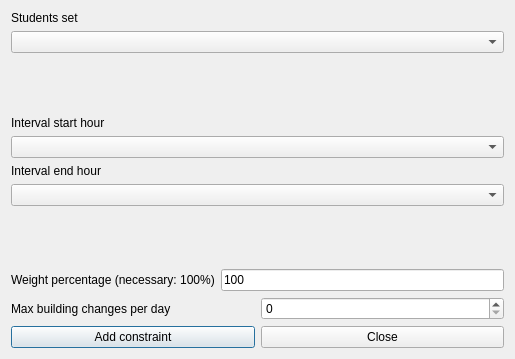
<?xml version="1.0" encoding="UTF-8"?>
<ui version="4.0">
 <class>AddConstraintStudentsSetMaxBuildingChangesPerDayInIntervalForm_template</class>
 <widget class="QDialog" name="AddConstraintStudentsSetMaxBuildingChangesPerDayInIntervalForm_template">
  <property name="geometry">
   <rect>
    <x>0</x>
    <y>0</y>
    <width>514</width>
    <height>359</height>
   </rect>
  </property>
  <property name="windowTitle">
   <string extracomment="This is the title of the dialog to add a new constraint of this type">Add students set max building changes per day in interval</string>
  </property>
  <layout class="QGridLayout" name="gridLayout">
   <item row="0" column="0">
    <layout class="QVBoxLayout">
     <item>
      <widget class="QLabel" name="studentsTextLabel">
       <property name="frameShape">
        <enum>QFrame::NoFrame</enum>
       </property>
       <property name="frameShadow">
        <enum>QFrame::Plain</enum>
       </property>
       <property name="text">
        <string>Students set</string>
       </property>
       <property name="wordWrap">
        <bool>false</bool>
       </property>
      </widget>
     </item>
     <item>
      <widget class="QComboBox" name="studentsComboBox">
       <property name="editable">
        <bool>false</bool>
       </property>
       <property name="insertPolicy">
        <enum>QComboBox::NoInsert</enum>
       </property>
       <property name="duplicatesEnabled">
        <bool>false</bool>
       </property>
      </widget>
     </item>
    </layout>
   </item>
   <item row="1" column="0">
    <spacer name="spacer1">
     <property name="orientation">
      <enum>Qt::Vertical</enum>
     </property>
     <property name="sizeType">
      <enum>QSizePolicy::Expanding</enum>
     </property>
     <property name="sizeHint" stdset="0">
      <size>
       <width>20</width>
       <height>21</height>
      </size>
     </property>
    </spacer>
   </item>
   <item row="2" column="0">
    <layout class="QVBoxLayout" name="verticalLayout">
     <item>
      <widget class="QLabel" name="startTextLabel">
       <property name="frameShape">
        <enum>QFrame::NoFrame</enum>
       </property>
       <property name="frameShadow">
        <enum>QFrame::Plain</enum>
       </property>
       <property name="text">
        <string>Interval start hour</string>
       </property>
       <property name="wordWrap">
        <bool>false</bool>
       </property>
      </widget>
     </item>
     <item>
      <widget class="QComboBox" name="startHourComboBox">
       <property name="editable">
        <bool>false</bool>
       </property>
       <property name="insertPolicy">
        <enum>QComboBox::NoInsert</enum>
       </property>
       <property name="duplicatesEnabled">
        <bool>false</bool>
       </property>
      </widget>
     </item>
    </layout>
   </item>
   <item row="3" column="0">
    <layout class="QVBoxLayout" name="verticalLayout_2">
     <item>
      <widget class="QLabel" name="endTextLabel">
       <property name="frameShape">
        <enum>QFrame::NoFrame</enum>
       </property>
       <property name="frameShadow">
        <enum>QFrame::Plain</enum>
       </property>
       <property name="text">
        <string>Interval end hour</string>
       </property>
       <property name="wordWrap">
        <bool>false</bool>
       </property>
      </widget>
     </item>
     <item>
      <widget class="QComboBox" name="endHourComboBox">
       <property name="editable">
        <bool>false</bool>
       </property>
       <property name="insertPolicy">
        <enum>QComboBox::NoInsert</enum>
       </property>
       <property name="duplicatesEnabled">
        <bool>false</bool>
       </property>
      </widget>
     </item>
    </layout>
   </item>
   <item row="4" column="0">
    <spacer name="verticalSpacer">
     <property name="orientation">
      <enum>Qt::Vertical</enum>
     </property>
     <property name="sizeHint" stdset="0">
      <size>
       <width>493</width>
       <height>24</height>
      </size>
     </property>
    </spacer>
   </item>
   <item row="5" column="0">
    <layout class="QHBoxLayout">
     <item>
      <widget class="QLabel" name="weightTextLabel">
       <property name="frameShape">
        <enum>QFrame::NoFrame</enum>
       </property>
       <property name="frameShadow">
        <enum>QFrame::Plain</enum>
       </property>
       <property name="text">
        <string>Weight percentage (necessary: 100%)</string>
       </property>
       <property name="wordWrap">
        <bool>false</bool>
       </property>
      </widget>
     </item>
     <item>
      <widget class="QLineEdit" name="weightLineEdit">
       <property name="text">
        <string notr="true">100</string>
       </property>
      </widget>
     </item>
    </layout>
   </item>
   <item row="6" column="0">
    <layout class="QHBoxLayout">
     <item>
      <widget class="QLabel" name="textLabel1">
       <property name="text">
        <string>Max building changes per day</string>
       </property>
       <property name="wordWrap">
        <bool>false</bool>
       </property>
      </widget>
     </item>
     <item>
      <widget class="QSpinBox" name="maxChangesSpinBox"/>
     </item>
    </layout>
   </item>
   <item row="7" column="0">
    <layout class="QHBoxLayout">
     <item>
      <widget class="QPushButton" name="addConstraintPushButton">
       <property name="text">
        <string>Add constraint</string>
       </property>
      </widget>
     </item>
     <item>
      <widget class="QPushButton" name="closePushButton">
       <property name="text">
        <string>Close</string>
       </property>
      </widget>
     </item>
    </layout>
   </item>
  </layout>
 </widget>
 <layoutdefault spacing="6" margin="11"/>
 <resources/>
 <connections/>
</ui>
